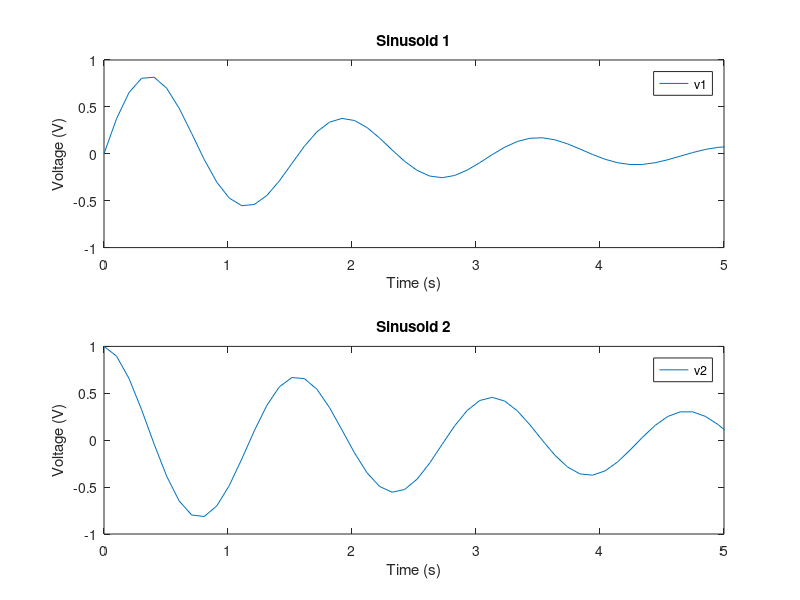

The MATLAB script that drew this image:
t = linspace (0,10);

v1 = e.^(-0.5.*t).*sin(4.*t);
v2 = e.^(-0.25.*t).*cos(4.*t);

subplot (2,1,1);
plot (t,v1);
axis ([0 5 -1 1]);
title ('Sinusoid 1');
legend ('v1');
xlabel ('Time (s)');
ylabel ('Voltage (V)');

subplot (2,1,2);
plot (t,v2);
axis ([0 5 -1 1]);
title ('Sinusoid 2');
legend ('v2');
xlabel ('Time (s)');
ylabel ('Voltage (V)');